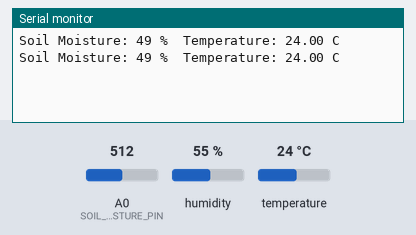
Bench run of a sketch on a simulated ESP8266 (NodeMCU). Shown: the last lines printed to the serial monitor. The inputs (shaded band) are chosen by the test bench; at power-on: temperature 24 °C, A0 (SOIL_MOISTURE_PIN) = 512, humidity 55 %.

Above: at 4.8 s.
4.9 s: temperature set to 12 °C
At 7.5 s:
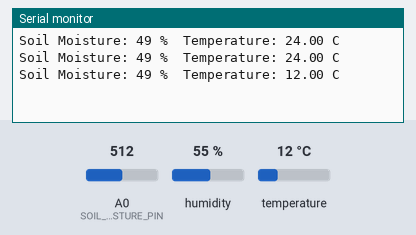
7.9 s: A0 (SOIL_MOISTURE_PIN) set to 716
At 8.7 s:
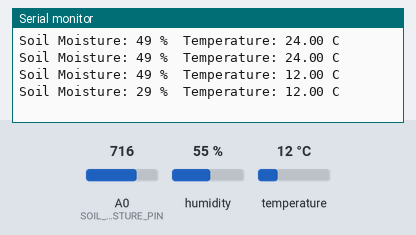
10.9 s: temperature set to 19 °C
At 13.5 s:
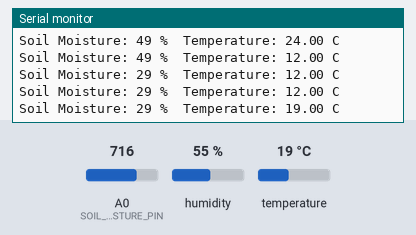
13.9 s: A0 (SOIL_MOISTURE_PIN) set to 900
At 14.7 s:
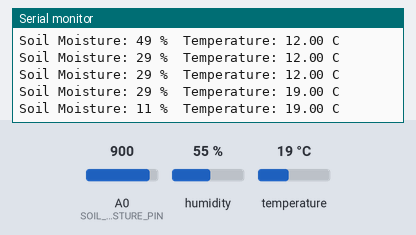
Timing chart, 0 to 16.9 s (numbered marks = the images above; inputs shaded):
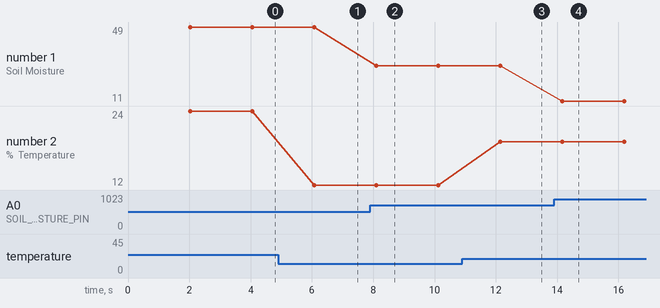

Measured:
- after the input at 4.9 s, the serial monitor: prints a new line after 1.2 s (image 1)
- after the input at 7.9 s, the serial monitor: prints a new line after 0.19 s (image 2)
- after the input at 10.9 s, the serial monitor: prints a new line after 1.2 s (image 3)
- after the input at 13.9 s, the serial monitor: prints a new line after 0.26 s (image 4)
- plotted number 1: 49 → 29 after the input at 7.9 s, 29 → 11 after the input at 13.9 s
- plotted number 2: 24 → 12 after the input at 4.9 s, 12 → 19 after the input at 10.9 s

The sketch:

MultiSensor.ino
```cpp
#include "DHT.h"
#include <DHT_U.h>


#define SOIL_MOSITURE_3V3_PIN   D0  // 3V3 pin for soil moisture sensor
#define SOIL_MOISTURE_PIN       A0  // Input pin for Soil Moisture Sensor

#define DHT11_3V3_PIN      D1 // 3V3 pin for dht11 sensor
#define DHTPIN             D2 // Input Data pin for sensor
#define DHTTYPE    DHT11      // DHT 11

DHT dht(DHTPIN, DHTTYPE);

typedef struct {
  float humidity;
  float temperature;
  }DhtData;

typedef struct {
  DhtData dht11Data;
  int soilMoistureData;
  }SensorData;

DhtData getDhtSensorReadings(){
  DhtData dhtData;

  // Read sensor readings
  dhtData.humidity = dht.readHumidity();
  dhtData.temperature = dht.readTemperature();

  // Check whether the reading is valid or not
  if (isnan(dhtData.humidity) || isnan(dhtData.temperature)) {
    Serial.println(F("Failed to read from DHT sensor!"));
    //return; had to return DhtData type
  }

  // Display the sensor value
  /*
  Serial.println("");
  Serial.print(F("Humidity: "));
  Serial.print(dhtData.humidity);
  Serial.print(F("%  Temperature: "));
  Serial.print(dhtData.temperature);
  Serial.print(F("°C "));
*/
  return dhtData; // return the result

}

int geSoilMoistureData(){
  int soilMoisture = 0;

  // Read the Soil Mositure Sensor readings
  soilMoisture = analogRead(SOIL_MOISTURE_PIN);
  soilMoisture = map(soilMoisture,1024,0,0,100);

  return soilMoisture;
}

SensorData getSensorData(){
  SensorData sensorData;
  // Get all sensor data
  sensorData.dht11Data = getDhtSensorReadings();
  sensorData.soilMoistureData = geSoilMoistureData();

  // Display the data
  Serial.println("");
  Serial.print("Soil Moisture: ");
  Serial.print(sensorData.soilMoistureData);
  Serial.print(" %\t");

  Serial.print("Temperature: ");
  Serial.print(sensorData.dht11Data.temperature);
  Serial.print(" C\t");
  }

void setup() {
  // put your setup code here, to run once:
  Serial.begin(115200);
  pinMode(DHT11_3V3_PIN, OUTPUT);
  pinMode(SOIL_MOSITURE_3V3_PIN, OUTPUT);
 // pinMode(DHTPIN, INPUT);
  dht.begin();
}

void loop() {
  // put your main code here, to run repeatedly:
  digitalWrite(DHT11_3V3_PIN, 1);    // Turn on the sensor
  digitalWrite(SOIL_MOSITURE_3V3_PIN, 1);
  delay(2000);
  getSensorData();
  digitalWrite(DHT11_3V3_PIN, 0);    // Turn off the sensor
  digitalWrite(SOIL_MOSITURE_3V3_PIN, 1);


}
```
